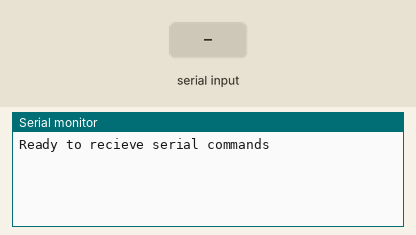
Bench run of a sketch on a simulated Arduino Uno, built with avr-gcc and run on an emulated ATmega328P. On the bench: the last lines printed to the serial monitor. The inputs (shaded band) are chosen by the test bench.

Above: at 1.3 s.
1.4 s: "<90,45>" received over Serial
At 2.4 s:
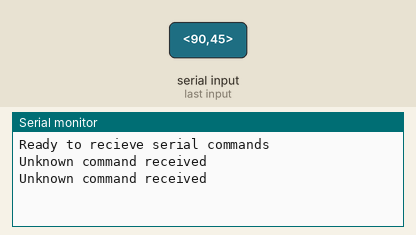
2.9 s: "<1,90>" received over Serial
At 3.3 s:
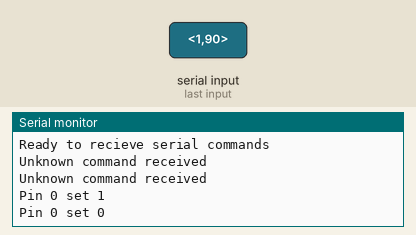

Measured:
- after the input at 1.4 s, the serial monitor: prints a new line at once (image 1)
- after the input at 2.9 s, the serial monitor: prints a new line at once (image 2)

The sketch:

pyserial_test.ino
```cpp
// Serial read parameters
const byte numChars = 32; // expected maximum input length: 32 bits
char receivedChars[numChars];   // an array to store the received data
boolean newData = false;  // flag to keep track of if we have new data to process or not

// Define input options - the serial message will come in from Pyserial as an integer, but that's not
// very human-readable
#define pinLow 00
#define pinHigh 01
const char delimiter = ';';
// Create arrays to sort out the pin and command values from the serial input
char cmd[3];
char mypin[3];

// Make sure the serial is set up
void setup() {
  Serial.begin(19200);
  while (!Serial); // Wait out until serial starts up
  delay(100);
  clearInputBuffer();
  Serial.println("Ready to recieve serial commands");
}

// Then loop forever reading serial input
void loop() {
  recvWithStartEndMarker();
  parseCommands();
}

// Function to accept and retain serial input
void recvWithStartEndMarker() {
  static boolean recvInProgress = false;
  static byte ndx = 0;
  char startMarker = '<';
  char endMarker = '>';
  char rc;

  // Loop through the serial message until we receive an end character.
  while (Serial.available() > 0 && newData == false) {
    // Read one byte.
    rc = Serial.read();
    // If we're currently reading data:
    if (recvInProgress == true) {
      // If we haven't received an "end" char,
      if (rc != endMarker) {
        // Add the char to our data array and increase the index.
        receivedChars[ndx] = rc;
        ndx++;
        // If we've received more than the expected 32 bits, no we haven't.
        if (ndx >= numChars) {
          ndx = numChars - 1;
        }
      }
      // Otherwise, we've received an "end" char.
      else {
        // Terminate the string
        receivedChars[ndx] = '\0';
        // Reset the flags for the next command
        recvInProgress = false;
        ndx = 0;
        newData = true;
      }
    }
    // Otherwise, check if the character is our "start" char. If so, we should start reading data...
    else if (rc == startMarker) {
      // So set that flag appropriately.
      recvInProgress = true;
    }
  }
}

// Function to process serial input
void parseCommands() {
  // If we have new data, process it
  if (newData == true) {
    // Reset the new data flag
    newData = false;
    // Create indices for our command and pin arrays
    int cIdx = 0;
    int pIdx = 0;
    // Create a flag to see if we've hit the delimieter
    boolean hitDel = false;
    // Loop through the received input array, splitting it into the command (before delimiter) and
    // pin (after delimiter) segements
    for (int i=0; i<strlen(receivedChars); i++){
      // Grab the next index of our received input array
      char c = receivedChars[i];
      // If we hit the delimieter, change our flag and skip the rest of that loop
      if (c == delimiter){
        hitDel = true;
        continue;
      }
      // Update either the pin or command arrays accordingly
      if (hitDel == true){
        mypin[pIdx] = c;
        pIdx ++;
      }
      else{
        cmd[cIdx] = c;
        cIdx ++;
      }
    }
    // Terminate the arrays properly
    cmd[cIdx] = '\0';
    mypin[pIdx] = '\0';

    // Convert the input to ints
    int cmdResult = atoi(cmd);
    int pinResult = atoi(mypin);

    // Sanity check for debugging - did we get the expected values?
    // Serial.print("command ");
    // Serial.println(cmd);
    // Serial.print("pin ");
    // Serial.println(mypin);

    // Manage the serial input accordingly
    if (pinResult <= 69){
      if (cmdResult == pinLow){
        setPinLow(pinResult);
      }
      else if (cmdResult == pinHigh){
        setPinHigh(pinResult);
      }
      else{
        Serial.println("Unknown command received");
      }
    }
    else{
      Serial.println("Invalid pin received");
    }
  }

}

void setPinLow(int pin){
  pinMode(pin, OUTPUT);
  digitalWrite(pin, LOW);
  Serial.print("Pin ");
  Serial.print(pin);
  Serial.print(" set ");
  Serial.println(digitalRead(pin));
}

void setPinHigh(int pin){
  pinMode(pin, OUTPUT);
  digitalWrite(pin, HIGH);
  Serial.print("Pin ");
  Serial.print(pin);
  Serial.print(" set ");
  Serial.println(digitalRead(pin));
}

void clearInputBuffer() {
  while (Serial.available() > 0) {
    Serial.read();
  }
}
```
